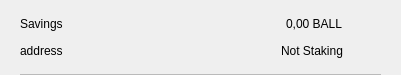
<?xml version="1.0" encoding="UTF-8"?>
<ui version="4.0">
 <class>CSRow</class>
 <widget class="QWidget" name="CSRow">
  <property name="geometry">
   <rect>
    <x>0</x>
    <y>0</y>
    <width>401</width>
    <height>75</height>
   </rect>
  </property>
  <property name="windowTitle">
   <string>Form</string>
  </property>
  <layout class="QVBoxLayout" name="verticalLayout">
   <property name="spacing">
    <number>0</number>
   </property>
   <property name="leftMargin">
    <number>20</number>
   </property>
   <property name="topMargin">
    <number>10</number>
   </property>
   <property name="rightMargin">
    <number>20</number>
   </property>
   <property name="bottomMargin">
    <number>0</number>
   </property>
   <item>
    <widget class="QWidget" name="info" native="true">
     <property name="minimumSize">
      <size>
       <width>0</width>
       <height>0</height>
      </size>
     </property>
     <layout class="QHBoxLayout" name="horizontalLayout_3">
      <property name="leftMargin">
       <number>0</number>
      </property>
      <property name="topMargin">
       <number>0</number>
      </property>
      <property name="rightMargin">
       <number>0</number>
      </property>
      <property name="bottomMargin">
       <number>10</number>
      </property>
      <item>
       <widget class="QWidget" name="container" native="true">
        <property name="minimumSize">
         <size>
          <width>0</width>
          <height>0</height>
         </size>
        </property>
        <layout class="QVBoxLayout" name="verticalLayout_2">
         <property name="spacing">
          <number>0</number>
         </property>
         <property name="leftMargin">
          <number>0</number>
         </property>
         <property name="topMargin">
          <number>0</number>
         </property>
         <property name="rightMargin">
          <number>0</number>
         </property>
         <property name="bottomMargin">
          <number>0</number>
         </property>
         <item>
          <layout class="QHBoxLayout" name="horizontalLayout">
           <item>
            <widget class="QLabel" name="labelName">
             <property name="toolTip">
              <string notr="true"/>
             </property>
             <property name="text">
              <string>Savings</string>
             </property>
            </widget>
           </item>
           <item>
            <spacer name="horizontalSpacer">
             <property name="orientation">
              <enum>Qt::Horizontal</enum>
             </property>
             <property name="sizeHint" stdset="0">
              <size>
               <width>40</width>
               <height>20</height>
              </size>
             </property>
            </spacer>
           </item>
           <item>
            <widget class="QLabel" name="labelAmount">
             <property name="text">
              <string>0,00 BALL</string>
             </property>
            </widget>
           </item>
          </layout>
         </item>
         <item>
          <layout class="QHBoxLayout" name="horizontalLayout_2">
           <item>
            <widget class="QLabel" name="labelAddress">
             <property name="toolTip">
              <string notr="true"/>
             </property>
             <property name="text">
              <string>address</string>
             </property>
            </widget>
           </item>
           <item>
            <spacer name="horizontalSpacer_2">
             <property name="orientation">
              <enum>Qt::Horizontal</enum>
             </property>
             <property name="sizeHint" stdset="0">
              <size>
               <width>40</width>
               <height>20</height>
              </size>
             </property>
            </spacer>
           </item>
           <item>
            <widget class="QLabel" name="labelStaking">
             <property name="text">
              <string>Not Staking</string>
             </property>
            </widget>
           </item>
          </layout>
         </item>
        </layout>
       </widget>
      </item>
      <item alignment="Qt::AlignHCenter|Qt::AlignVCenter">
       <widget class="QPushButton" name="pushButtonMenu">
        <property name="minimumSize">
         <size>
          <width>24</width>
          <height>24</height>
         </size>
        </property>
        <property name="maximumSize">
         <size>
          <width>32</width>
          <height>32</height>
         </size>
        </property>
        <property name="focusPolicy">
         <enum>Qt::NoFocus</enum>
        </property>
        <property name="styleSheet">
         <string notr="true">border:none; background-color:transparent;</string>
        </property>
        <property name="text">
         <string/>
        </property>
        <property name="icon">
         <iconset>
          <normaloff>://ic-menu-hover</normaloff>://ic-menu-hover</iconset>
        </property>
        <property name="iconSize">
         <size>
          <width>24</width>
          <height>24</height>
         </size>
        </property>
       </widget>
      </item>
     </layout>
    </widget>
   </item>
   <item>
    <widget class="QLabel" name="lblDivisory">
     <property name="minimumSize">
      <size>
       <width>0</width>
       <height>1</height>
      </size>
     </property>
     <property name="maximumSize">
      <size>
       <width>16777215</width>
       <height>1</height>
      </size>
     </property>
     <property name="styleSheet">
      <string notr="true">background-color:#bababa;</string>
     </property>
     <property name="text">
      <string/>
     </property>
     <property name="alignment">
      <set>Qt::AlignBottom|Qt::AlignLeading|Qt::AlignLeft</set>
     </property>
    </widget>
   </item>
  </layout>
 </widget>
 <resources/>
 <connections/>
</ui>
